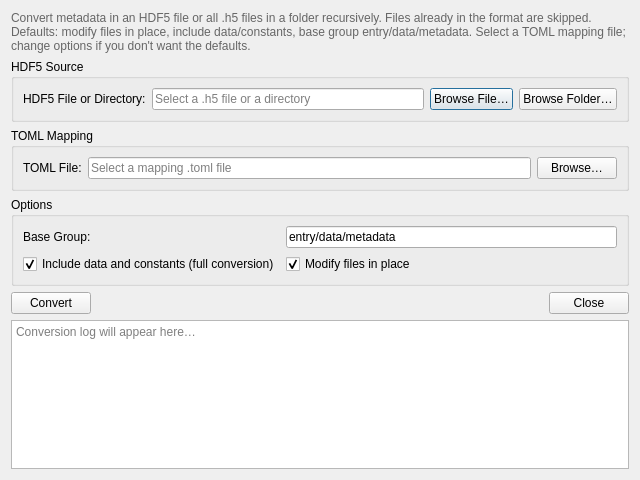
<?xml version="1.0" encoding="UTF-8"?>
<ui version="4.0">
 <class>MetadataConverterDialog</class>
 <widget class="QDialog" name="MetadataConverterDialog">
  <property name="geometry">
   <rect>
    <x>0</x>
    <y>0</y>
    <width>640</width>
    <height>480</height>
   </rect>
  </property>
  <property name="windowTitle">
   <string>Metadata Converter</string>
  </property>
  <layout class="QVBoxLayout" name="verticalLayout">
   <item>
    <widget class="QLabel" name="lbl_description">
     <property name="styleSheet">
      <string notr="true">color: #666;</string>
     </property>
     <property name="text">
      <string>Convert metadata in an HDF5 file or all .h5 files in a folder recursively. Files already in the format are skipped. Defaults: modify files in place, include data/constants, base group entry/data/metadata. Select a TOML mapping file; change options if you don&apos;t want the defaults.</string>
     </property>
     <property name="wordWrap">
      <bool>true</bool>
     </property>
    </widget>
   </item>
   <item>
    <widget class="QGroupBox" name="grp_source">
     <property name="title">
      <string>HDF5 Source</string>
     </property>
     <layout class="QGridLayout" name="gridLayoutSource">
      <item row="0" column="0">
       <widget class="QLabel" name="lbl_hdf5">
        <property name="text">
         <string>HDF5 File or Directory:</string>
        </property>
       </widget>
      </item>
      <item row="0" column="1">
       <widget class="QLineEdit" name="txt_hdf5_path">
        <property name="placeholderText">
         <string>Select a .h5 file or a directory</string>
        </property>
       </widget>
      </item>
      <item row="0" column="2">
       <widget class="QPushButton" name="btn_browse_hdf5_file">
        <property name="text">
         <string>Browse File…</string>
        </property>
       </widget>
      </item>
      <item row="0" column="3">
       <widget class="QPushButton" name="btn_browse_hdf5_dir">
        <property name="text">
         <string>Browse Folder…</string>
        </property>
       </widget>
      </item>
     </layout>
    </widget>
   </item>
   <item>
    <widget class="QGroupBox" name="grp_toml">
     <property name="title">
      <string>TOML Mapping</string>
     </property>
     <layout class="QGridLayout" name="gridLayoutToml">
      <item row="0" column="0">
       <widget class="QLabel" name="lbl_toml">
        <property name="text">
         <string>TOML File:</string>
        </property>
       </widget>
      </item>
      <item row="0" column="1">
       <widget class="QLineEdit" name="txt_toml_path">
        <property name="placeholderText">
         <string>Select a mapping .toml file</string>
        </property>
       </widget>
      </item>
      <item row="0" column="2">
       <widget class="QPushButton" name="btn_browse_toml">
        <property name="text">
         <string>Browse…</string>
        </property>
       </widget>
      </item>
     </layout>
    </widget>
   </item>
   <item>
    <widget class="QGroupBox" name="grp_options">
     <property name="title">
      <string>Options</string>
     </property>
     <layout class="QGridLayout" name="gridLayoutOptions">
      <item row="0" column="0">
       <widget class="QLabel" name="lbl_base_group">
        <property name="text">
         <string>Base Group:</string>
        </property>
       </widget>
      </item>
      <item row="0" column="1" colspan="2">
       <widget class="QLineEdit" name="txt_base_group">
        <property name="text">
         <string>entry/data/metadata</string>
        </property>
       </widget>
      </item>
      <item row="1" column="0">
       <widget class="QCheckBox" name="chk_include">
        <property name="text">
         <string>Include data and constants (full conversion)</string>
        </property>
        <property name="checked">
         <bool>true</bool>
        </property>
       </widget>
      </item>
      <item row="1" column="1">
       <widget class="QCheckBox" name="chk_in_place">
        <property name="text">
         <string>Modify files in place</string>
        </property>
        <property name="checked">
         <bool>true</bool>
        </property>
       </widget>
      </item>
     </layout>
    </widget>
   </item>
   <item>
    <layout class="QHBoxLayout" name="horizontalLayoutButtons">
     <item>
      <widget class="QPushButton" name="btn_convert">
       <property name="text">
        <string>Convert</string>
       </property>
      </widget>
     </item>
     <item>
      <spacer name="spacer1">
       <property name="orientation">
        <enum>Qt::Horizontal</enum>
       </property>
       <property name="sizeHint" stdset="0">
        <size>
         <width>40</width>
         <height>20</height>
        </size>
       </property>
      </spacer>
     </item>
     <item>
      <widget class="QPushButton" name="btn_close">
       <property name="text">
        <string>Close</string>
       </property>
      </widget>
     </item>
    </layout>
   </item>
   <item>
    <widget class="QTextEdit" name="txt_log">
     <property name="readOnly">
      <bool>true</bool>
     </property>
     <property name="placeholderText">
      <string>Conversion log will appear here…</string>
     </property>
    </widget>
   </item>
  </layout>
 </widget>
 <resources/>
 <connections/>
 </ui>
